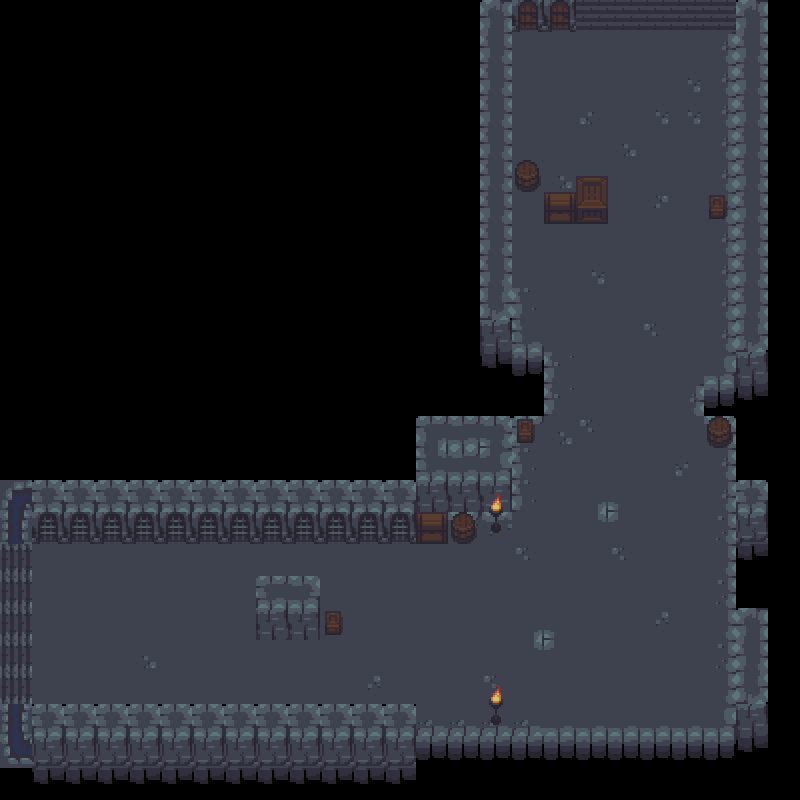

Rendered tile map (Tiled .tmx) drawn with the repository's tilesets; below, a short description and the full map source, tile grids included:
An orthogonal 25x25 tile map with 32x32 px tiles, 2 tile layers (Tile Layer 1, Tile Layer 2), 4 tilesets and 10 objects.

<map version="1.10" tiledversion="1.10.1" orientation="orthogonal" renderorder="right-down" width="25" height="25" tilewidth="32" tileheight="32" infinite="0" nextlayerid="7" nextobjectid="13">
 <tileset firstgid="1" source="../tileset/prefab1.tsx" />
 <tileset firstgid="33" source="../tileset/dungeon_tiles.tsx" />
 <tileset firstgid="585" source="../tileset/cave_tiles.tsx" />
 <tileset firstgid="921" source="../tileset/sewer_tiles.tsx" />
 <layer id="1" name="Tile Layer 1" width="25" height="25">
  <data encoding="csv">
913,913,913,913,913,913,913,913,913,913,913,913,913,913,913,1610613161,293,293,43,43,43,43,43,1610613161,913,
913,913,913,913,913,913,913,913,913,913,913,913,913,913,913,63,58,58,58,58,58,58,106,63,913,
913,913,913,913,913,913,913,913,913,913,913,913,913,913,913,63,58,58,58,58,58,3758096443,106,63,913,
913,913,913,913,913,913,913,913,913,913,913,913,913,913,913,63,58,58,1073741883,58,3758096443,3758096443,106,63,913,
913,913,913,913,913,913,913,913,913,913,913,913,913,913,913,63,58,58,58,3221225531,58,58,106,63,913,
913,913,913,913,913,913,913,913,913,913,913,913,913,913,913,63,58,3221225531,58,58,58,58,106,63,913,
913,913,913,913,913,913,913,913,913,913,913,913,913,913,913,63,58,58,58,58,2147483707,58,106,63,913,
913,913,913,913,913,913,913,913,913,913,913,913,913,913,913,63,58,58,58,58,58,58,106,63,913,
913,913,913,913,913,913,913,913,913,913,913,913,913,913,913,63,58,58,3758096443,58,58,58,106,63,913,
913,913,913,913,913,913,913,913,913,913,913,913,913,913,913,2684354985,102,58,58,58,58,58,106,63,913,
913,913,913,913,913,913,913,913,913,913,913,913,913,913,913,447,125,58,58,58,59,58,106,2684354985,913,
913,913,913,913,913,913,913,913,913,913,913,913,913,913,913,470,62,79,80,80,80,80,129,447,913,
913,913,913,913,913,913,913,913,913,913,913,913,913,913,913,913,913,79,80,80,80,106,148,470,913,
913,913,913,913,913,913,913,913,913,913,913,913,913,312,313,314,33,3221225531,59,80,80,80,37,913,913,
913,913,913,913,913,913,913,913,913,913,913,913,913,358,359,360,102,58,58,58,58,1610612795,106,913,913,
913,426,426,426,426,426,426,426,426,426,426,426,426,381,382,383,102,58,65,66,58,58,106,426,913,
913,309,309,309,309,309,309,309,309,309,309,309,309,33,36,2684354662,81,58,88,89,58,58,83,309,913,
2684354627,80,80,80,80,80,80,80,80,80,80,80,80,80,80,81,59,80,80,59,80,80,60,913,913,
2684354627,80,80,80,80,80,80,80,80,80,80,80,80,81,81,81,58,104,80,80,80,80,83,913,913,
2684354627,80,80,80,80,80,80,80,80,80,80,80,80,80,80,80,65,66,80,80,2684354619,80,60,1610613161,913,
2684354627,80,80,80,3221225531,80,80,80,80,80,80,80,80,80,80,80,88,89,58,80,80,80,83,63,913,
2684354627,80,80,80,80,80,80,80,80,80,80,2684354619,80,80,80,59,80,58,58,80,80,80,60,2684354985,913,
1174,426,426,426,426,426,426,426,426,426,426,426,426,3221225508,3221225508,3221225508,3221225508,126,126,126,126,126,129,447,913,
1174,309,309,309,309,309,309,309,309,309,309,309,309,149,149,149,149,149,149,149,149,149,149,470,913,
1174,470,470,470,470,470,470,470,470,470,470,470,470,913,913,913,913,913,913,913,913,913,913,913,913
</data>
 </layer>
 <layer id="6" name="Tile Layer 2" width="25" height="25">
  <data encoding="csv">
0,0,0,0,0,0,0,0,0,0,0,0,0,0,0,0,0,0,0,0,0,0,0,0,0,
0,0,0,0,0,0,0,0,0,0,0,0,0,0,0,0,0,0,0,0,0,0,0,0,0,
0,0,0,0,0,0,0,0,0,0,0,0,0,0,0,0,0,0,0,0,0,0,0,0,0,
0,0,0,0,0,0,0,0,0,0,0,0,0,0,0,0,0,0,0,0,0,0,0,0,0,
0,0,0,0,0,0,0,0,0,0,0,0,0,0,0,0,0,0,0,0,0,0,0,0,0,
0,0,0,0,0,0,0,0,0,0,0,0,0,0,0,0,110,0,132,0,0,0,0,0,0,
0,0,0,0,0,0,0,0,0,0,0,0,0,0,0,0,0,154,155,0,0,0,156,0,0,
0,0,0,0,0,0,0,0,0,0,0,0,0,0,0,0,0,0,0,0,0,0,0,0,0,
0,0,0,0,0,0,0,0,0,0,0,0,0,0,0,0,0,0,0,0,0,0,0,0,0,
0,0,0,0,0,0,0,0,0,0,0,0,0,0,0,0,0,0,0,0,0,0,0,0,0,
0,0,0,0,0,0,0,0,0,0,0,0,0,0,0,0,0,0,0,0,0,0,0,0,0,
0,0,0,0,0,0,0,0,0,0,0,0,0,0,0,0,0,0,0,0,0,0,0,0,0,
0,0,0,0,0,0,0,0,0,0,0,0,0,0,0,0,0,0,0,0,0,0,0,0,0,
0,0,0,0,0,0,0,0,0,0,0,0,0,0,0,0,156,0,0,0,0,0,110,0,0,
0,0,0,0,0,0,0,0,0,0,0,0,0,0,0,0,0,0,0,0,0,0,0,0,0,
114,0,0,0,0,0,0,0,0,0,0,0,0,0,0,157,0,0,0,0,0,0,0,0,0,
227,294,294,294,294,294,294,294,294,294,294,294,294,154,110,180,0,0,0,0,0,0,0,0,0,
0,0,0,0,0,0,0,0,0,0,0,0,0,0,0,0,0,0,0,0,0,0,0,404,0,
0,0,0,0,0,0,0,0,424,425,0,0,0,0,0,0,0,0,0,0,0,0,0,0,0,
0,0,0,0,0,0,0,0,447,448,156,0,0,0,0,0,0,0,0,0,0,0,0,0,0,
0,0,0,0,0,0,0,0,0,0,0,0,0,0,0,0,0,0,0,0,0,0,0,0,0,
0,0,0,0,0,0,0,0,0,0,0,0,0,0,0,157,0,0,0,0,0,0,0,0,0,
227,0,0,0,0,0,0,0,0,0,0,0,0,0,0,180,0,0,0,0,0,0,0,0,0,
160,0,0,0,0,0,0,0,0,0,0,0,0,0,0,0,0,0,0,0,0,0,0,0,0,
0,0,0,0,0,0,0,0,0,0,0,0,0,0,0,0,0,0,0,0,0,0,0,0,0
</data>
 </layer>
 <objectgroup color="#00ff00" id="3" name="PAPERS">
  <object id="4" x="576" y="320">
   <point />
  </object>
  <object id="5" x="640" y="480">
   <point />
  </object>
  <object id="7" x="384" y="640">
   <point />
  </object>
  <object id="8" x="128" y="608">
   <point />
  </object>
  <object id="9" x="640" y="672">
   <point />
  </object>
  <object id="11" x="640" y="96">
   <point />
  </object>
  <object id="12" x="512" y="576">
   <point />
  </object>
 </objectgroup>
 <objectgroup color="#000000" id="4" name="ENEMIES">
  <object id="6" x="608" y="384">
   <point />
  </object>
 </objectgroup>
 <objectgroup id="2" name="HINT">
  <object id="1" x="0" y="544">
   <properties>
    <property name="for" value="LEFT" />
    <property name="size" type="int" value="5" />
   </properties>
   <point />
  </object>
  <object id="2" x="576" y="0">
   <properties>
    <property name="for" value="TOP" />
    <property name="size" type="int" value="5" />
   </properties>
   <point />
  </object>
 </objectgroup>
</map>